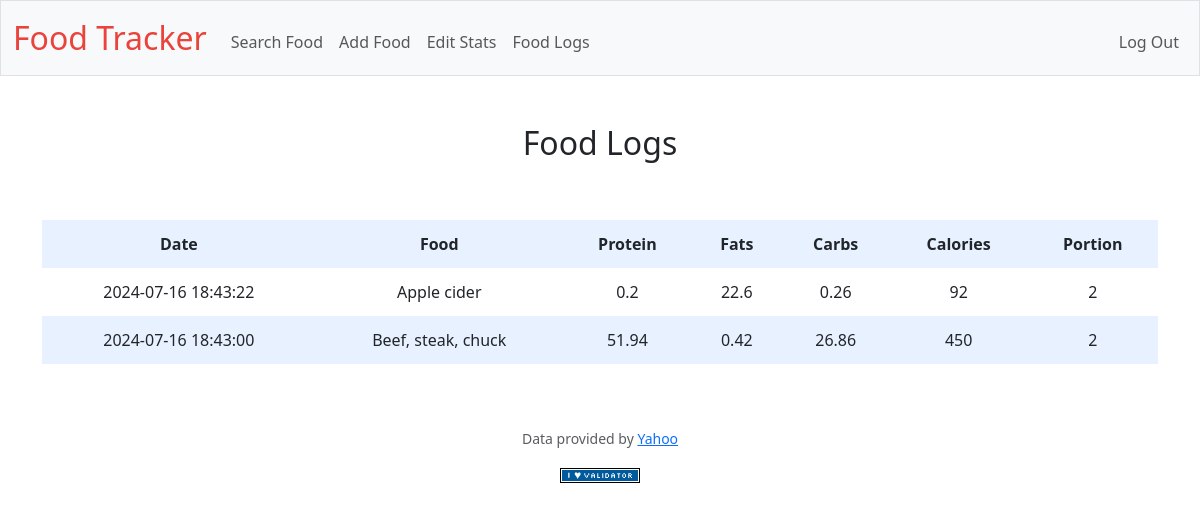
Screenshot of /logs (signed in) with the database file from the repository.
### tables this page shows
CREATE TABLE history(
id INTEGER PRIMARY KEY, 
name TEXT NOT NULL,
portion NUMERIC NOT NULL,
protein NUMERIC NOT NULL,
carbs NUMERIC NOT NULL,
fats NUMERIC NOT NULL,
calories INTEGER NOT NULL,
fdc_id INTEGER NOT NULL,
datetime NUMERIC NOT NULL,
user INTEGER NOT NULL
);

### app.py (the view)
@app.route("/logs")
@login_required
def logs():
    list = db.execute("SELECT name, protein, carbs, fats, calories, portion, datetime FROM history WHERE user = ? ORDER BY datetime DESC", session["user_id"])
    return render_template("logs.html", list=list)

### app.py (called while the page is built)
@app.after_request
def after_request(response):
    response.headers["Cache-Control"] = "no-cache, no-store, must-revalidate"
    response.headers["Expires"] = 0
    response.headers["Pragma"] = "no-cache"
    return response

def login_required(f):
    @wraps(f)
    def decorated_function(*args, **kwargs):
        if session.get("user_id") is None:
            return redirect("/login")
        return f(*args, **kwargs)
    return decorated_function

### templates/logs.html (shortened to what this page needs)
{% extends "layout.html" %}
{% block main %}
    <h2 style="padding-bottom:50px;">
        Food Logs
    </h2>
    <div>
        <table>
            <tr>
                <th>
                    Date
                </th>
                <th>
                    Food
                </th>
                <th>
                    Protein
                </th>
                <th>
                    Fats
                </th>
                <th>
                    Carbs
                </th>
                <th>
                    Calories
                </th>
                <th>
                    Portion
                </th>
            </tr>
            {% for row in list %}
                <tr>
                    <td>
                        {{ row["datetime"]}}
                    </td>
                    <td>
                        {{ row["name"]}}
                    </td>
                    <td>
                        {{ row["protein"]}}
                    </td>
                    <td>
                        {{ row["fats"]}}
                    </td>
                    <td>
                        {{ row["carbs"]}}
                    </td>
                    <td>
                        {{ row["calories"]}}
                    </td>
                    <td>
                        {{ row["portion"]}}
                    </td>
                </tr>
            {% endfor %}
        </table>
    </div>
{% endblock %}

### static/styles.css (style rules this page uses)
table { background-color: transparent; margin-bottom: 1rem; width: 100%; }
table th, table td { padding: 0.75rem; vertical-align: middle; }
tbody tr:nth-of-type(odd) { background-color: rgb(179, 208, 255, 0.3) }
h2 { padding-bottom:20px; }

### rows the page displays
history: datetime "2024-07-16 18:43:22", name "Apple cider", protein "0.2", fats "22.6", carbs "0.26", calories "92", portion "2"
history: datetime "2024-07-16 18:43:00", name "Beef, steak, chuck", protein "51.94", fats "0.42", carbs "26.86", calories "450", portion "2"
